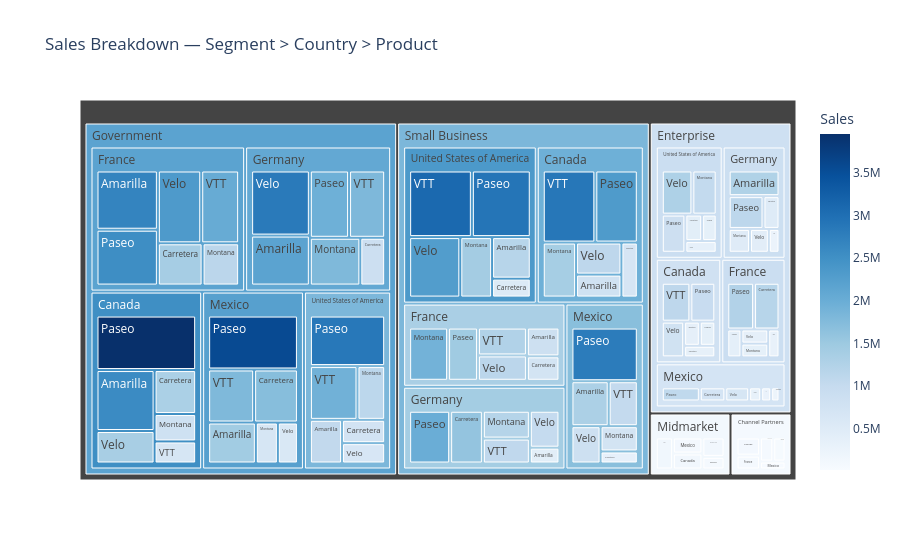

The cell this chart's notebook holds for it:
### Code cell
df_tree = df.groupby(['Segment', 'Country', 'Product'])['Sales'].sum().reset_index()

fig = px.treemap(
    df_tree,
    path=['Segment', 'Country', 'Product'],
    values='Sales',
    title='Sales Breakdown — Segment > Country > Product',
    color='Sales',
    color_continuous_scale='Blues'
)
fig.show()

### Figure 1 — Plotly figure (JSON) as saved in the notebook; plotly's stock layout.template omitted (floating-point values rounded to 4 significant figures; data arrays with more than 128 entries replaced by an {"elided": "..."} marker saying what was removed)
{"data": [{"branchvalues": "total", "customdata": {"elided": "180x1 float values"}, "domain": {"x": [0, 1], "y": [0, 1]}, "hovertemplate": "labels=%{label}<br>Sales_sum=%{value}<br>parent=%{parent}<br>id=%{id}<br>Sales=%{color}<extra></extra>", "ids": {"elided": "180 str values"}, "labels": {"elided": "180 str values"}, "marker": {"coloraxis": "coloraxis", "colors": {"elided": "180 float values"}}, "name": "", "parents": {"elided": "180 str values"}, "type": "treemap", "values": {"elided": "180 float values"}}], "layout": {"coloraxis": {"autocolorscale": false, "colorbar": {"title": {"text": "Sales"}}, "colorscale": [[0, "rgb(247,251,255)"], [0.125, "rgb(222,235,247)"], [0.25, "rgb(198,219,239)"], [0.375, "rgb(158,202,225)"], [0.5, "rgb(107,174,214)"], [0.625, "rgb(66,146,198)"], [0.75, "rgb(33,113,181)"], [0.875, "rgb(8,81,156)"], [1, "rgb(8,48,107)"]]}, "legend": {"tracegroupgap": 0}, "title": {"text": "Sales Breakdown — Segment > Country > Product"}}}
